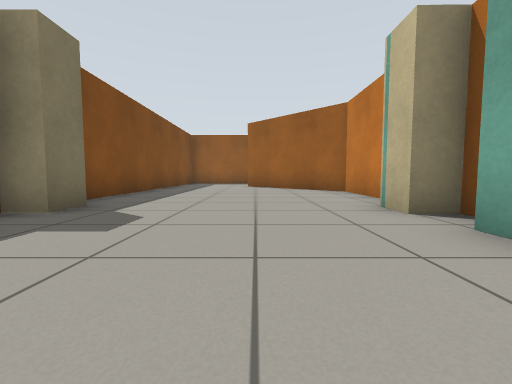
view 1 (above)

13 first-person views from a walk through a robot-simulator world made for Gazebo. The camera is 0.5 m above the floor, tilts 4° down and sees 90° across. The floor is counted in squares, 1 m on a side. Each view is taken from the middle of a square. On the plan, view 1 faces up. The plan holds only what a view shows up to about 9 squares ahead; the rest is blank.

view 2
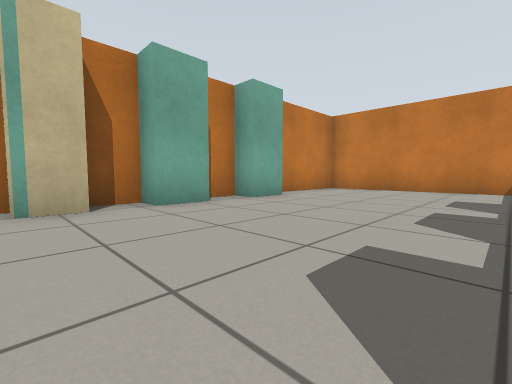

view 3
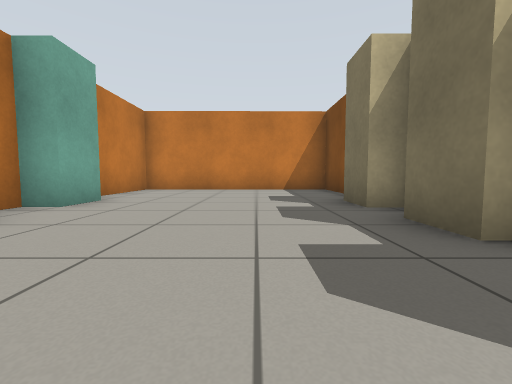

view 4
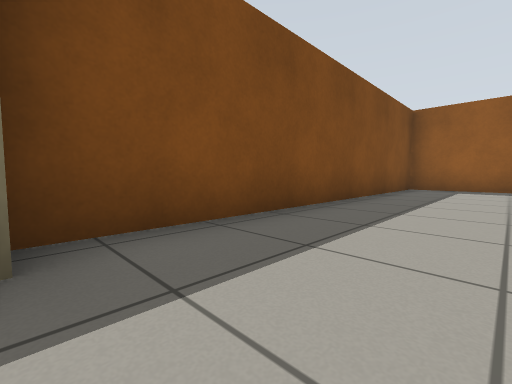

view 5
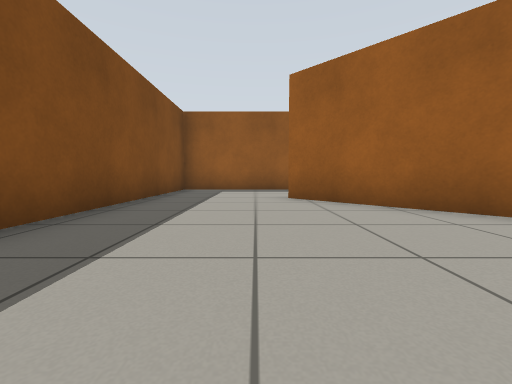

view 6
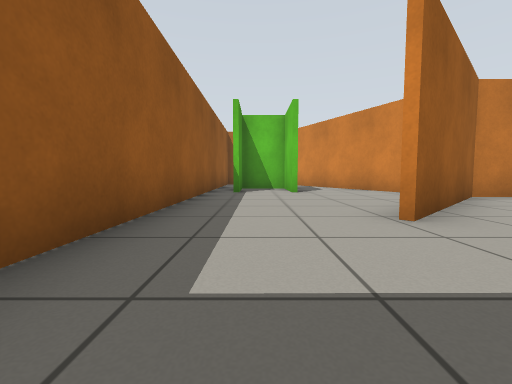

view 7
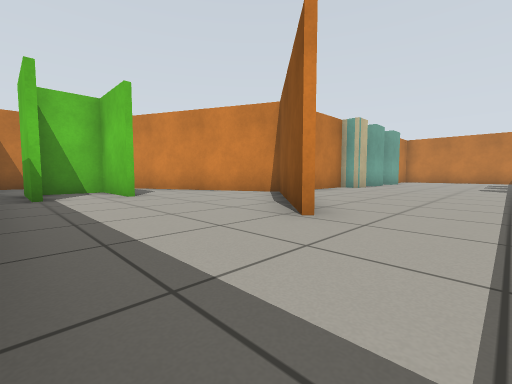

view 8
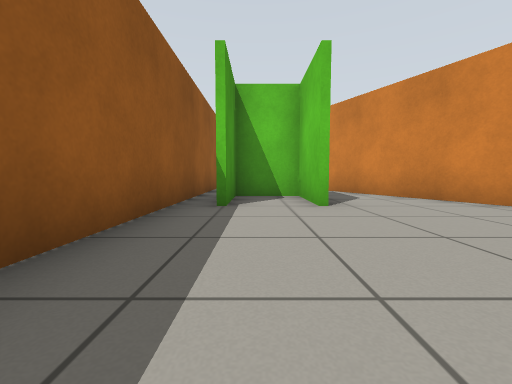

view 9
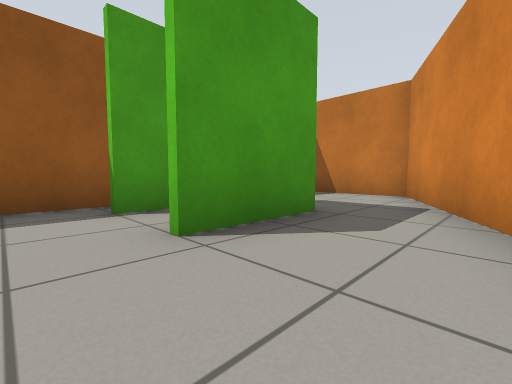

view 10
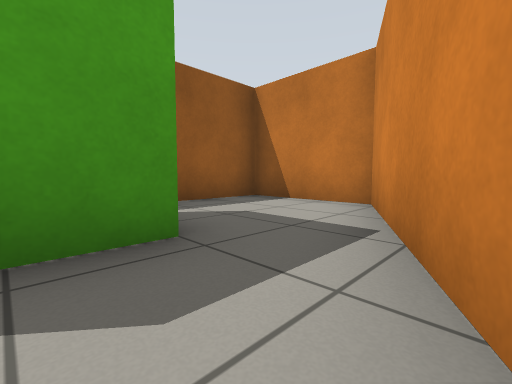

view 11
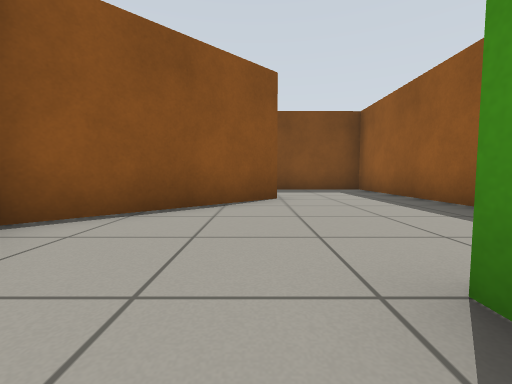

view 12
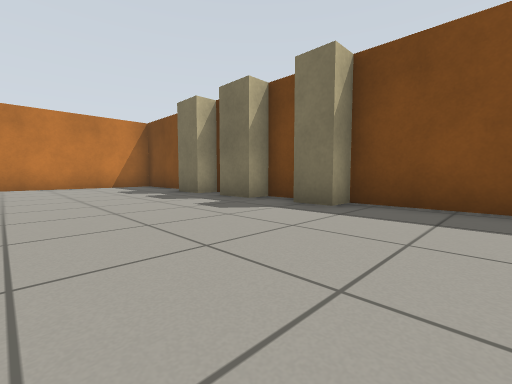

view 13
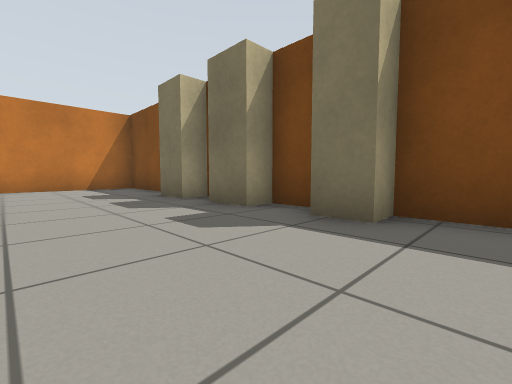

### Floor plan
Ten units are one square. View 1 is at (0, 0); x grows to the right and y downward. Boxes are objects, and circles mark ways between rooms. Rooms are numbered by the first view taken in them; rooms with no view inside come last. Other rooms are left out.
<svg viewBox="-38 -138 136 186">
<path fill="none" stroke="#000" d="M19 -32 19 -40M26 -39 26 -73 -4 -104M26 -74 77 -99M26 -21 26 -32M-33 -29 -33 -21 -27 -21 -27 -10M19 -13 19 -24M-27 -2 -27 9M-3 -105 27 -74M19 9 19 -2 26 -2 26 -9M-33 18 -32 43 26 43 26 16M60 -109 39 -109M36 -133 -33 -133 -33 -40 -27 -40 -27 -33 -33 -33M77 -99 93 -106 93 -133 36 -133M39 -126 60 -126"/>
<circle cx="30" cy="-130" r="3" fill="#2a7"/>
<circle cx="70" cy="-100" r="3" fill="#2a7"/>
<text x="0" y="-50">1</text>
<text x="70" y="-120">2</text>
</svg>
Room 1 opens to room 2.

Where each view was taken, in squares from view 1:
view 1: 0 up, 0 right, facing up
view 2: 4 up, 2 left, facing down-right
view 3: 4 up, 1 left, facing down
view 4: 4 up, 1 left, facing up-left
view 5: 5 up, 1 left, facing up
view 6: 12 up, 3 left, facing right
view 7: 13 up, 2 left, facing down-right
view 8: 12 up, 0 right, facing right
view 9: 9 up, 3 right, facing up-right
view 10: 9 up, 5 right, facing up-right
view 11: 10 up, 5 right, facing left
view 12: 6 up, 1 right, facing down-left
view 13: 5 up, 0 right, facing down-left
